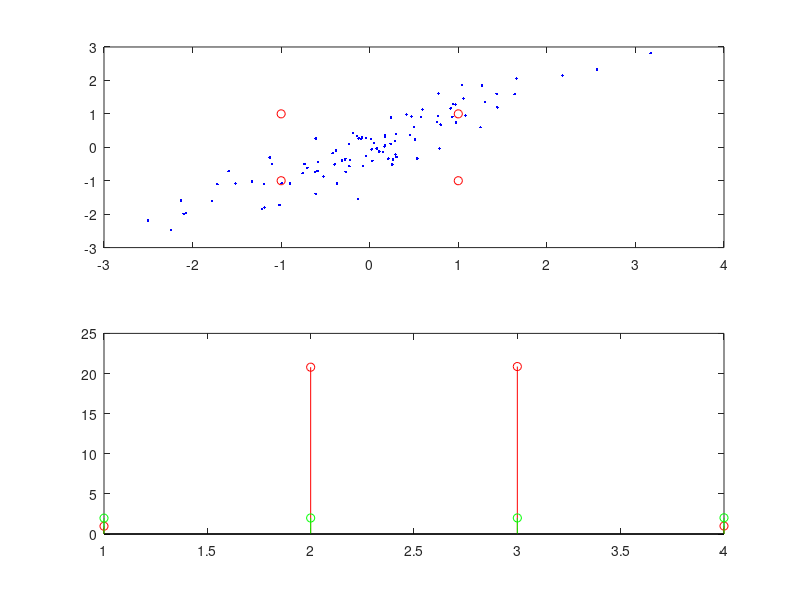

Write MATLAB code to recreate this figure.
clear variables
close all

x = mvnrnd([0 ; 0], [1 .9 ; .9 1], 100);
y = [1 1 ; 1 -1 ; -1 1 ; -1 -1];

size(x)
size(y)

mahalDist = mahal(y, x)

sqEuclidDist = sum((y - repmat(mean(x), 4, 1)).^2, 2)


subplot(2, 1, 1)
plot(x(:,1), x(:,2), 'b.')
hold on
plot(y(:,1), y(:,2), 'ro')


subplot(2, 1, 2)
stem(mahalDist, 'r')
hold on
stem(sqEuclidDist, 'g')